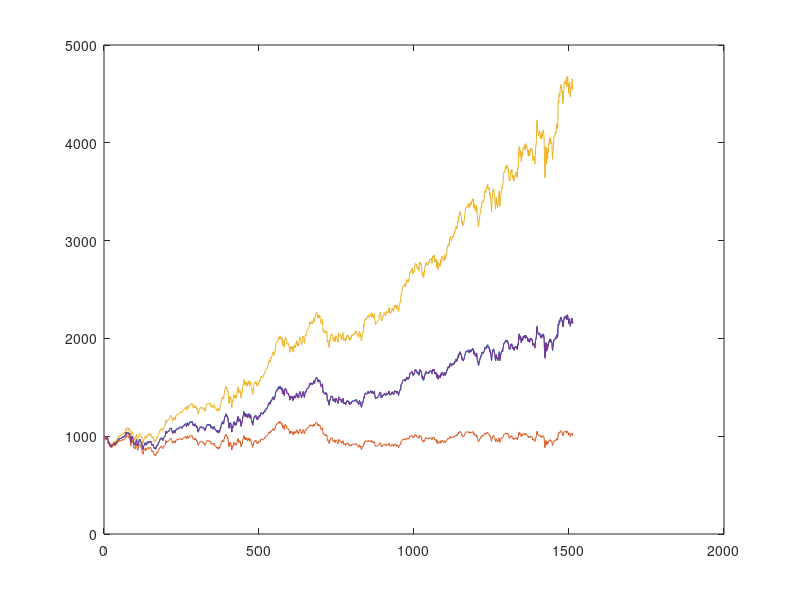

Write the MATLAB code that produced this figure.
M = load('marketcap.csv') %load, nujno v ''
%plot(1:size(M,1),M(:4), 1:size(M,1), M(:,6));
%legend('Microsoft', 'Apple', 'Google')

m = size(M,1); %velikost tvojega seznama/vektora
C = zeros(m,1);%zaenkrat prazen vektor vsot kapitalizacije
C(1) = sum(M(1,4:end)); %zacenta kapitalizacija
I = [1000; zeros(m-1,1)]; %zaenkrat prazen vektor, ki ti bo izpisoval indekse. tukaj je zacetni indeks 1000.
Ifloor = I; %enak I-ju, razlika je sam v tem kako bos zaokrozeval te racune. tle sam pripravs za naslednji korak
Iceil = I; %enak I-ju, razlika je sam v tem kako bos zaokrozeval te racune. tle sam pripravs za naslednji korak
Iround = I; %enak I-ju, razlika je sam v tem kako bos zaokrozeval te racune. tle sam pripravs za naslednji korak
for d = 2:m; %zanka ki ti bo sestevala/mnozila indekse glede na formulo k jo mas podano
    C(d) = sum(M(d,4:end)); %vsota kapitalizacije za dolocen dan za vsa podjetja na borzi
    r = C(d) / C(d-1); %razlika od prejsnje meritve ( za koliko se je kapitalizacija spremnenila od zadnje meritve
    I(d) = I(d-1)*r %tukej ti matlab sam računa brez zaokrozevanja
    Ifloor(d) = Ifloor(d-1)*floor(r*1000)/1000; %zaokrozevanje na dol
    Iceil(d) = Iceil(d-1)*ceil(r*1000)/1000; %zaokrozevanje na gor
    Iround(d) = Iround(d-1)*round(r*1000)/1000; %zaokorozevanje na odvisno od 4 decimalke, tk je nastiman po defaultu
end
%za odgovore tukaj ko mas zadnji dan lohk uporabljas ukaz end, al pa s funkcijo st_dneva spodaj ugotovis na kateri cifri je tvoj dan ki te zanima in pol
%tk vneses notr: I(45) al pa I(end)
plot(1:m, I, 1:m, Ifloor, 1:m, Iceil, 1:m, Iround) %graf indeksov, tuki skoz pises plot(x1,y1,x2,y2,...xn,yn) x1 je od kje do kje gre x, y pa ponavad kot funkcija oz vrednosti
%stevilka dneva:
st_dneva = 0;
for i =size(M,1); %koliko i-jev naj pregleda
    if M(i,1) == 2015; %naprej so obicni pogoji, k ti najprej pogleda ce je taprav let, pol mesec, pol pa dan.
        if M(i,2) == 12;
            if M(i,3) == 31;
                st_dneva = i;
            end
        end
    end
end
        

